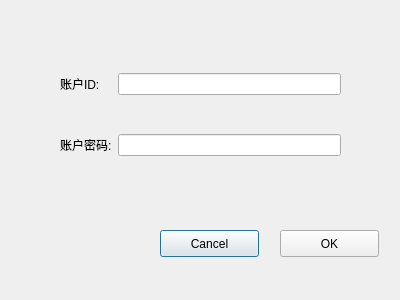
<?xml version="1.0" encoding="UTF-8"?>
<ui version="4.0">
 <class>DestroyDialog</class>
 <widget class="QDialog" name="DestroyDialog">
  <property name="geometry">
   <rect>
    <x>0</x>
    <y>0</y>
    <width>400</width>
    <height>300</height>
   </rect>
  </property>
  <property name="windowTitle">
   <string>Dialog</string>
  </property>
  <widget class="QPushButton" name="cancel">
   <property name="geometry">
    <rect>
     <x>160</x>
     <y>230</y>
     <width>99</width>
     <height>27</height>
    </rect>
   </property>
   <property name="text">
    <string>Cancel</string>
   </property>
  </widget>
  <widget class="QPushButton" name="confirm">
   <property name="geometry">
    <rect>
     <x>280</x>
     <y>230</y>
     <width>99</width>
     <height>27</height>
    </rect>
   </property>
   <property name="text">
    <string>OK</string>
   </property>
  </widget>
  <widget class="QWidget" name="layoutWidget">
   <property name="geometry">
    <rect>
     <x>60</x>
     <y>40</y>
     <width>281</width>
     <height>151</height>
    </rect>
   </property>
   <layout class="QGridLayout" name="gridLayout">
    <item row="0" column="0">
     <widget class="QLabel" name="label">
      <property name="text">
       <string>账户ID:</string>
      </property>
     </widget>
    </item>
    <item row="0" column="1">
     <widget class="QLineEdit" name="id"/>
    </item>
    <item row="1" column="0">
     <widget class="QLabel" name="label_2">
      <property name="text">
       <string>账户密码:</string>
      </property>
     </widget>
    </item>
    <item row="1" column="1">
     <widget class="QLineEdit" name="password">
      <property name="echoMode">
       <enum>QLineEdit::Password</enum>
      </property>
     </widget>
    </item>
   </layout>
  </widget>
 </widget>
 <resources/>
 <connections/>
</ui>
